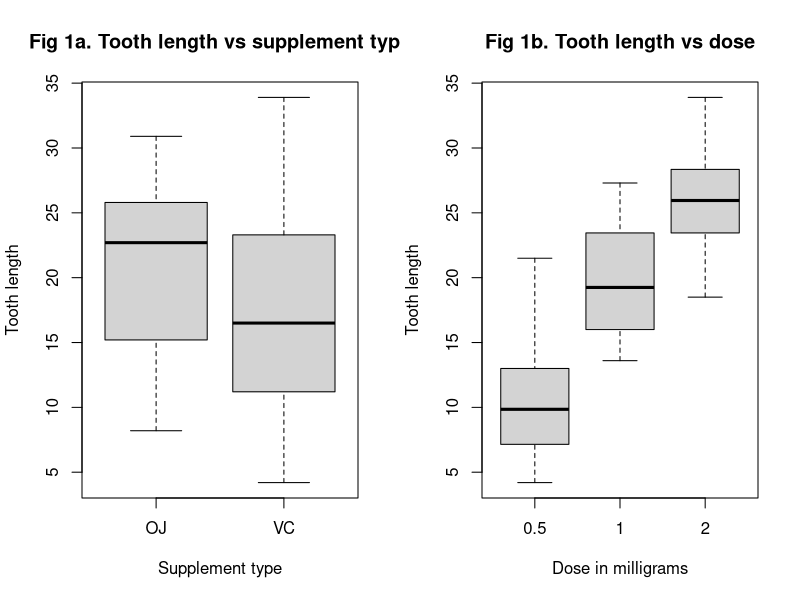

This chart was generated by the following R code:
## ---- chunk 1
data(ToothGrowth)
summary(ToothGrowth)
## ---- chunk 2
t.test(len ~ supp, data=ToothGrowth)
## ---- chunk 3
t.test(len ~ dose,data=ToothGrowth,subset = dose %in% c(0.5,1)) # test  between dose 0.5 and 1
t.test(len ~ dose,data=ToothGrowth,subset = dose %in% c(1,2)) # test  between dose 1 and 2
t.test(len ~ dose,data=ToothGrowth,subset = dose %in% c(0.5,2)) # test  between dose 0.5 and 2

## ---- chunk 4
par(mfrow=c(1,2))
boxplot(len ~ supp, data=ToothGrowth,xlab="Supplement type", ylab="Tooth length", main="Fig 1a. Tooth length vs supplement type")
boxplot(len ~ dose, data=ToothGrowth,xlab="Dose in milligrams", ylab="Tooth length", main="Fig 1b. Tooth length vs dose")

